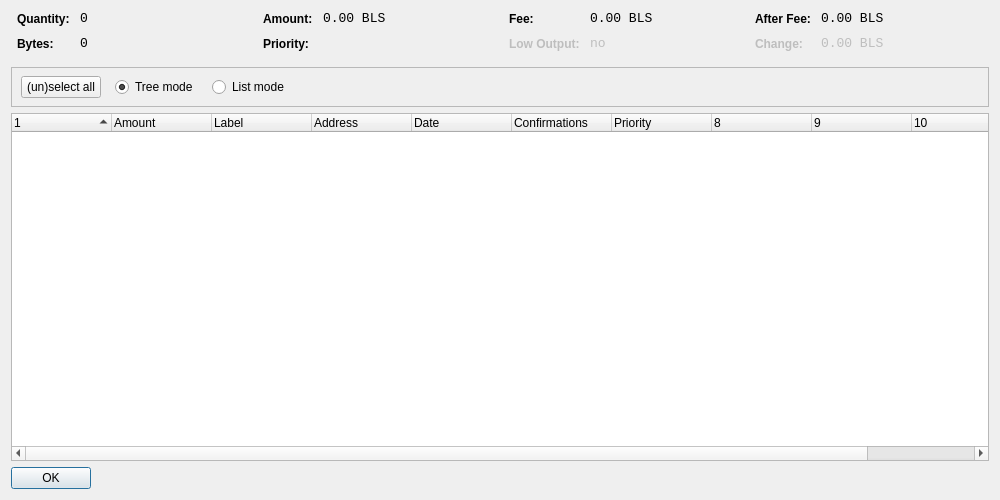
<?xml version="1.0" encoding="UTF-8"?>
<ui version="4.0">
 <class>CoinControlDialog</class>
 <widget class="QDialog" name="CoinControlDialog">
  <property name="geometry">
   <rect>
    <x>0</x>
    <y>0</y>
    <width>1000</width>
    <height>500</height>
   </rect>
  </property>
  <property name="windowTitle">
   <string>Coin Control</string>
  </property>
  <layout class="QVBoxLayout" name="verticalLayout">
   <item>
    <layout class="QHBoxLayout" name="horizontalLayoutTop" stretch="0,0,0,0">
     <property name="topMargin">
      <number>0</number>
     </property>
     <property name="bottomMargin">
      <number>10</number>
     </property>
     <item>
      <layout class="QFormLayout" name="formLayoutCoinControl1">
       <property name="horizontalSpacing">
        <number>10</number>
       </property>
       <property name="verticalSpacing">
        <number>10</number>
       </property>
       <property name="leftMargin">
        <number>6</number>
       </property>
       <property name="rightMargin">
        <number>6</number>
       </property>
       <item row="0" column="0">
        <widget class="QLabel" name="labelCoinControlQuantityText">
         <property name="styleSheet">
          <string notr="true">font-weight:bold;</string>
         </property>
         <property name="text">
          <string>Quantity:</string>
         </property>
        </widget>
       </item>
       <item row="0" column="1">
        <widget class="QLabel" name="labelCoinControlQuantity">
         <property name="font">
          <font>
           <family>Monospace</family>
           <pointsize>10</pointsize>
          </font>
         </property>
         <property name="cursor">
          <cursorShape>IBeamCursor</cursorShape>
         </property>
         <property name="contextMenuPolicy">
          <enum>Qt::ActionsContextMenu</enum>
         </property>
         <property name="text">
          <string notr="true">0</string>
         </property>
         <property name="textInteractionFlags">
          <set>Qt::LinksAccessibleByMouse|Qt::TextSelectableByKeyboard|Qt::TextSelectableByMouse</set>
         </property>
        </widget>
       </item>
       <item row="1" column="0">
        <widget class="QLabel" name="labelCoinControlBytesText">
         <property name="styleSheet">
          <string notr="true">font-weight:bold;</string>
         </property>
         <property name="text">
          <string>Bytes:</string>
         </property>
        </widget>
       </item>
       <item row="1" column="1">
        <widget class="QLabel" name="labelCoinControlBytes">
         <property name="font">
          <font>
           <family>Monospace</family>
           <pointsize>10</pointsize>
          </font>
         </property>
         <property name="cursor">
          <cursorShape>IBeamCursor</cursorShape>
         </property>
         <property name="contextMenuPolicy">
          <enum>Qt::ActionsContextMenu</enum>
         </property>
         <property name="text">
          <string notr="true">0</string>
         </property>
         <property name="textInteractionFlags">
          <set>Qt::LinksAccessibleByMouse|Qt::TextSelectableByKeyboard|Qt::TextSelectableByMouse</set>
         </property>
        </widget>
       </item>
      </layout>
     </item>
     <item>
      <layout class="QFormLayout" name="formLayoutCoinControl2">
       <property name="horizontalSpacing">
        <number>10</number>
       </property>
       <property name="verticalSpacing">
        <number>10</number>
       </property>
       <property name="leftMargin">
        <number>6</number>
       </property>
       <property name="rightMargin">
        <number>6</number>
       </property>
       <item row="0" column="0">
        <widget class="QLabel" name="labelCoinControlAmountText">
         <property name="styleSheet">
          <string notr="true">font-weight:bold;</string>
         </property>
         <property name="text">
          <string>Amount:</string>
         </property>
        </widget>
       </item>
       <item row="0" column="1">
        <widget class="QLabel" name="labelCoinControlAmount">
         <property name="font">
          <font>
           <family>Monospace</family>
           <pointsize>10</pointsize>
          </font>
         </property>
         <property name="cursor">
          <cursorShape>IBeamCursor</cursorShape>
         </property>
         <property name="contextMenuPolicy">
          <enum>Qt::ActionsContextMenu</enum>
         </property>
         <property name="text">
          <string notr="true">0.00 BLS</string>
         </property>
         <property name="textInteractionFlags">
          <set>Qt::LinksAccessibleByMouse|Qt::TextSelectableByKeyboard|Qt::TextSelectableByMouse</set>
         </property>
        </widget>
       </item>
       <item row="1" column="0">
        <widget class="QLabel" name="labelCoinControlPriorityText">
         <property name="styleSheet">
          <string notr="true">font-weight:bold;</string>
         </property>
         <property name="text">
          <string>Priority:</string>
         </property>
        </widget>
       </item>
       <item row="1" column="1">
        <widget class="QLabel" name="labelCoinControlPriority">
         <property name="font">
          <font>
           <family>Monospace</family>
           <pointsize>10</pointsize>
          </font>
         </property>
         <property name="cursor">
          <cursorShape>IBeamCursor</cursorShape>
         </property>
         <property name="contextMenuPolicy">
          <enum>Qt::ActionsContextMenu</enum>
         </property>
         <property name="text">
          <string/>
         </property>
         <property name="textInteractionFlags">
          <set>Qt::LinksAccessibleByMouse|Qt::TextSelectableByKeyboard|Qt::TextSelectableByMouse</set>
         </property>
        </widget>
       </item>
      </layout>
     </item>
     <item>
      <layout class="QFormLayout" name="formLayoutCoinControl3">
       <property name="horizontalSpacing">
        <number>10</number>
       </property>
       <property name="verticalSpacing">
        <number>10</number>
       </property>
       <property name="leftMargin">
        <number>6</number>
       </property>
       <property name="rightMargin">
        <number>6</number>
       </property>
       <item row="0" column="0">
        <widget class="QLabel" name="labelCoinControlFeeText">
         <property name="styleSheet">
          <string notr="true">font-weight:bold;</string>
         </property>
         <property name="text">
          <string>Fee:</string>
         </property>
        </widget>
       </item>
       <item row="0" column="1">
        <widget class="QLabel" name="labelCoinControlFee">
         <property name="font">
          <font>
           <family>Monospace</family>
           <pointsize>10</pointsize>
          </font>
         </property>
         <property name="cursor">
          <cursorShape>IBeamCursor</cursorShape>
         </property>
         <property name="contextMenuPolicy">
          <enum>Qt::ActionsContextMenu</enum>
         </property>
         <property name="text">
          <string notr="true">0.00 BLS</string>
         </property>
         <property name="textInteractionFlags">
          <set>Qt::LinksAccessibleByMouse|Qt::TextSelectableByKeyboard|Qt::TextSelectableByMouse</set>
         </property>
        </widget>
       </item>
       <item row="1" column="0">
        <widget class="QLabel" name="labelCoinControlLowOutputText">
         <property name="enabled">
          <bool>false</bool>
         </property>
         <property name="styleSheet">
          <string notr="true">font-weight:bold;</string>
         </property>
         <property name="text">
          <string>Low Output:</string>
         </property>
        </widget>
       </item>
       <item row="1" column="1">
        <widget class="QLabel" name="labelCoinControlLowOutput">
         <property name="enabled">
          <bool>false</bool>
         </property>
         <property name="font">
          <font>
           <family>Monospace</family>
           <pointsize>10</pointsize>
          </font>
         </property>
         <property name="cursor">
          <cursorShape>IBeamCursor</cursorShape>
         </property>
         <property name="contextMenuPolicy">
          <enum>Qt::ActionsContextMenu</enum>
         </property>
         <property name="text">
          <string notr="true">no</string>
         </property>
         <property name="textInteractionFlags">
          <set>Qt::LinksAccessibleByMouse|Qt::TextSelectableByKeyboard|Qt::TextSelectableByMouse</set>
         </property>
        </widget>
       </item>
      </layout>
     </item>
     <item>
      <layout class="QFormLayout" name="formLayoutCoinControl4">
       <property name="horizontalSpacing">
        <number>10</number>
       </property>
       <property name="verticalSpacing">
        <number>10</number>
       </property>
       <property name="leftMargin">
        <number>6</number>
       </property>
       <property name="rightMargin">
        <number>6</number>
       </property>
       <item row="0" column="0">
        <widget class="QLabel" name="labelCoinControlAfterFeeText">
         <property name="styleSheet">
          <string notr="true">font-weight:bold;</string>
         </property>
         <property name="text">
          <string>After Fee:</string>
         </property>
        </widget>
       </item>
       <item row="0" column="1">
        <widget class="QLabel" name="labelCoinControlAfterFee">
         <property name="font">
          <font>
           <family>Monospace</family>
           <pointsize>10</pointsize>
          </font>
         </property>
         <property name="cursor">
          <cursorShape>IBeamCursor</cursorShape>
         </property>
         <property name="contextMenuPolicy">
          <enum>Qt::ActionsContextMenu</enum>
         </property>
         <property name="text">
          <string notr="true">0.00 BLS</string>
         </property>
         <property name="textInteractionFlags">
          <set>Qt::LinksAccessibleByMouse|Qt::TextSelectableByKeyboard|Qt::TextSelectableByMouse</set>
         </property>
        </widget>
       </item>
       <item row="1" column="0">
        <widget class="QLabel" name="labelCoinControlChangeText">
         <property name="enabled">
          <bool>false</bool>
         </property>
         <property name="styleSheet">
          <string notr="true">font-weight:bold;</string>
         </property>
         <property name="text">
          <string>Change:</string>
         </property>
        </widget>
       </item>
       <item row="1" column="1">
        <widget class="QLabel" name="labelCoinControlChange">
         <property name="enabled">
          <bool>false</bool>
         </property>
         <property name="font">
          <font>
           <family>Monospace</family>
           <pointsize>10</pointsize>
          </font>
         </property>
         <property name="cursor">
          <cursorShape>IBeamCursor</cursorShape>
         </property>
         <property name="contextMenuPolicy">
          <enum>Qt::ActionsContextMenu</enum>
         </property>
         <property name="text">
          <string notr="true">0.00 BLS</string>
         </property>
         <property name="textInteractionFlags">
          <set>Qt::LinksAccessibleByMouse|Qt::TextSelectableByKeyboard|Qt::TextSelectableByMouse</set>
         </property>
        </widget>
       </item>
      </layout>
     </item>
    </layout>
   </item>
   <item>
    <widget class="QFrame" name="frame">
     <property name="minimumSize">
      <size>
       <width>0</width>
       <height>40</height>
      </size>
     </property>
     <property name="frameShape">
      <enum>QFrame::StyledPanel</enum>
     </property>
     <property name="frameShadow">
      <enum>QFrame::Sunken</enum>
     </property>
     <widget class="QWidget" name="horizontalLayoutWidget">
      <property name="geometry">
       <rect>
        <x>10</x>
        <y>0</y>
        <width>781</width>
        <height>41</height>
       </rect>
      </property>
      <layout class="QHBoxLayout" name="horizontalLayoutPanel" stretch="0,0,0,0,0">
       <property name="spacing">
        <number>14</number>
       </property>
       <item>
        <widget class="QPushButton" name="pushButtonSelectAll">
         <property name="sizePolicy">
          <sizepolicy hsizetype="Maximum" vsizetype="Fixed">
           <horstretch>0</horstretch>
           <verstretch>0</verstretch>
          </sizepolicy>
         </property>
         <property name="text">
          <string>(un)select all</string>
         </property>
        </widget>
       </item>
       <item>
        <widget class="QRadioButton" name="radioTreeMode">
         <property name="sizePolicy">
          <sizepolicy hsizetype="Maximum" vsizetype="Fixed">
           <horstretch>0</horstretch>
           <verstretch>0</verstretch>
          </sizepolicy>
         </property>
         <property name="text">
          <string>Tree mode</string>
         </property>
         <property name="checked">
          <bool>true</bool>
         </property>
        </widget>
       </item>
       <item>
        <widget class="QRadioButton" name="radioListMode">
         <property name="sizePolicy">
          <sizepolicy hsizetype="Maximum" vsizetype="Fixed">
           <horstretch>0</horstretch>
           <verstretch>0</verstretch>
          </sizepolicy>
         </property>
         <property name="text">
          <string>List mode</string>
         </property>
        </widget>
       </item>
       <item>
        <spacer name="horizontalSpacer">
         <property name="orientation">
          <enum>Qt::Horizontal</enum>
         </property>
         <property name="sizeHint" stdset="0">
          <size>
           <width>40</width>
           <height>20</height>
          </size>
         </property>
        </spacer>
       </item>
      </layout>
     </widget>
    </widget>
   </item>
   <item>
    <widget class="CoinControlTreeWidget" name="treeWidget">
     <property name="contextMenuPolicy">
      <enum>Qt::CustomContextMenu</enum>
     </property>
     <property name="sortingEnabled">
      <bool>false</bool>
     </property>
     <property name="columnCount">
      <number>11</number>
     </property>
     <attribute name="headerShowSortIndicator" stdset="0">
      <bool>true</bool>
     </attribute>
     <attribute name="headerStretchLastSection">
      <bool>false</bool>
     </attribute>
     <column>
      <property name="text">
       <string/>
      </property>
     </column>
     <column>
      <property name="text">
       <string>Amount</string>
      </property>
     </column>
     <column>
      <property name="text">
       <string>Label</string>
      </property>
     </column>
     <column>
      <property name="text">
       <string>Address</string>
      </property>
     </column>
     <column>
      <property name="text">
       <string>Date</string>
      </property>
     </column>
     <column>
      <property name="text">
       <string>Confirmations</string>
      </property>
      <property name="toolTip">
       <string>Confirmed</string>
      </property>
     </column>
     <column>
      <property name="text">
       <string>Priority</string>
      </property>
     </column>
     <column>
      <property name="text">
       <string/>
      </property>
     </column>
     <column>
      <property name="text">
       <string/>
      </property>
     </column>
     <column>
      <property name="text">
       <string/>
      </property>
     </column>
     <column>
      <property name="text">
       <string/>
      </property>
     </column>
    </widget>
   </item>
   <item>
    <widget class="QDialogButtonBox" name="buttonBox">
     <property name="sizePolicy">
      <sizepolicy hsizetype="Maximum" vsizetype="Fixed">
       <horstretch>0</horstretch>
       <verstretch>0</verstretch>
      </sizepolicy>
     </property>
     <property name="orientation">
      <enum>Qt::Horizontal</enum>
     </property>
     <property name="standardButtons">
      <set>QDialogButtonBox::Ok</set>
     </property>
    </widget>
   </item>
  </layout>
 </widget>
 <customwidgets>
  <customwidget>
   <class>CoinControlTreeWidget</class>
   <extends>QTreeWidget</extends>
   <header>coincontroltreewidget.h</header>
  </customwidget>
 </customwidgets>
 <resources/>
 <connections/>
</ui>
